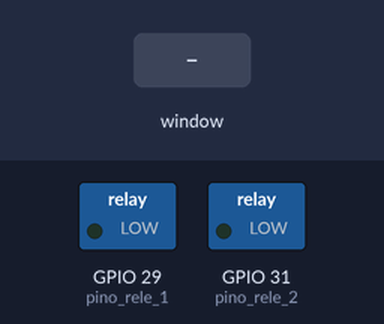
Bench run of a program on a simulated Raspberry Pi (BCM pin numbers). Parts: switched loads named in the program (green lamp = pin HIGH). The inputs (shaded band) are chosen by the test bench. The desktop window is not drawn, its controls go by their first labels and the mouse button is held 0.15 s.

Above: at 1.2 s.
1.3 s: control labelled "Ligar" in the window clicked
At 2.3 s:
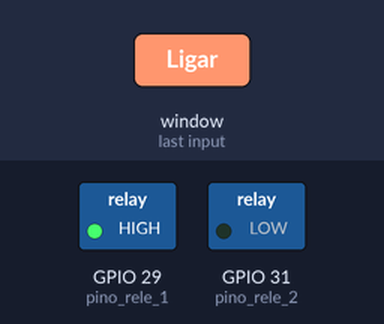
2.8 s: control no. 2 labelled "Ligar" in the window clicked
At 3.4 s:
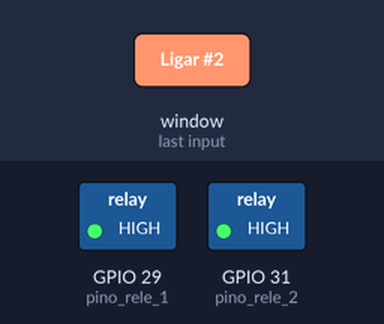
4.3 s: control labelled "Ligar" in the window clicked
At 5.7 s:
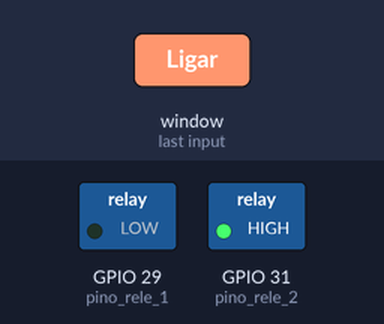
Timing chart, 0 to 7.3 s (numbered marks = the images above; inputs shaded):
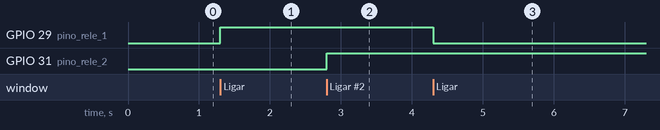

Measured:
- after the input at 1.3 s, GPIO 29 (pino_rele_1): LOW → HIGH at once
- after the input at 2.8 s, GPIO 31 (pino_rele_2): LOW → HIGH at once
- after the input at 4.3 s, GPIO 29 (pino_rele_1): HIGH → LOW at once

The program:

testeinterface.py
```python
from tkinter import *
import RPi.GPIO as GPIO

# Configuração das GPIOs (BCM)
pino_rele_1 = 29
pino_rele_2 = 31

GPIO.setmode(GPIO.BCM)
GPIO.setup(pino_rele_1, GPIO.OUT)
GPIO.setup(pino_rele_2, GPIO.OUT)

class App:
    def __init__(self, master=None):

        #Configurar nomes dos relés e app de sua preferência
        self.tituloRele1 = "Externo"
        self.tituloRele2 = "Cozinha"
        self.tituloApp = "Controle de relé - Tec Dicas"
        self.fonteApp = ("Calibri", "12")

        #Container e widget Título
        self.containerTitulo = Frame(master)
        self.containerTitulo["pady"] = 10
        self.containerTitulo["padx"] = 50
        self.containerTitulo.pack()

        self.tituloApp = Label(self.containerTitulo, text=self.tituloApp, font=self.fonteApp)
        self.tituloApp.pack()

        #Container e widgets Relé 1
        self.containerRele1 = Frame(master)
        self.containerRele1["padx"] = 50
        self.containerRele1["pady"] = 5
        self.containerRele1.pack()

        self.tituloRele1 = Label(self.containerRele1, text=self.tituloRele1, font=self.fonteApp)
        self.tituloRele1.pack(side=LEFT)

        self.btnRele1 = Button(self.containerRele1, font=self.fonteApp)
        self.btnRele1["text"] = "Status"
        self.btnRele1["width"] = 12
        self.btnRele1["command"] = self.rele1
        self.btnRele1.pack()

        #Container e widgets Relé 2
        self.containerRele2 = Frame(master)
        self.containerRele2["padx"] = 50
        self.containerRele2["pady"] = 5
        self.containerRele2.pack()

        self.tituloRele2 = Label(self.containerRele2, text=self.tituloRele2, font=self.fonteApp)
        self.tituloRele2.pack(side=LEFT)

        self.btnRele2 = Button(self.containerRele2, font=self.fonteApp)
        self.btnRele2["text"] = "Status"
        self.btnRele2["width"] = 12
        self.btnRele2["command"] = self.rele2
        self.btnRele2.pack()

        self.lerStatus()

    def rele1(self):
        if(GPIO.input(pino_rele_1) == 0):
            GPIO.output(pino_rele_1,1)
            self.btnRele1["text"] = "Desligar"
            self.btnRele1["bg"] = "#ef5350"
        elif(GPIO.input(pino_rele_1) == 1):
            GPIO.output(pino_rele_1,0)
            self.btnRele1["text"] = "Ligar"
            self.btnRele1["bg"] = "#66BB6A"

    def rele2(self):
        if(GPIO.input(pino_rele_2) == 0):
            GPIO.output(pino_rele_2,1)
            self.btnRele2["text"] = "Desligar"
            self.btnRele2["bg"] = "#ef5350"
        elif(GPIO.input(pino_rele_2) == 1):
            GPIO.output(pino_rele_2,0)
            self.btnRele2["text"] = "Ligar"
            self.btnRele2["bg"] = "#66BB6A"

    def lerStatus(self):
        if(GPIO.input(pino_rele_1) == 1):
            self.btnRele1["text"] = "Desligar"
            self.btnRele1["bg"] = "#ef5350"
        elif(GPIO.input(pino_rele_1) == 0):
            self.btnRele1["text"] = "Ligar"
            self.btnRele1["bg"] = "#66BB6A"

        if(GPIO.input(pino_rele_2) == 1):
            self.btnRele2["text"] = "Desligar"
            self.btnRele2["bg"] = "#ef5350"
        elif(GPIO.input(pino_rele_2) == 0):
            self.btnRele2["text"] = "Ligar"
            self.btnRele2["bg"] = "#66BB6A"

root = Tk()
App(root)
# Título do app
root.title('Controle de relé | Tkinter')
# Bloquear janela
root.resizable(width=False, height=False)
# Tamanho da janela
root.geometry("400x200")
root.mainloop()
# Limpa as GPIOs
GPIO.cleanup()
```
